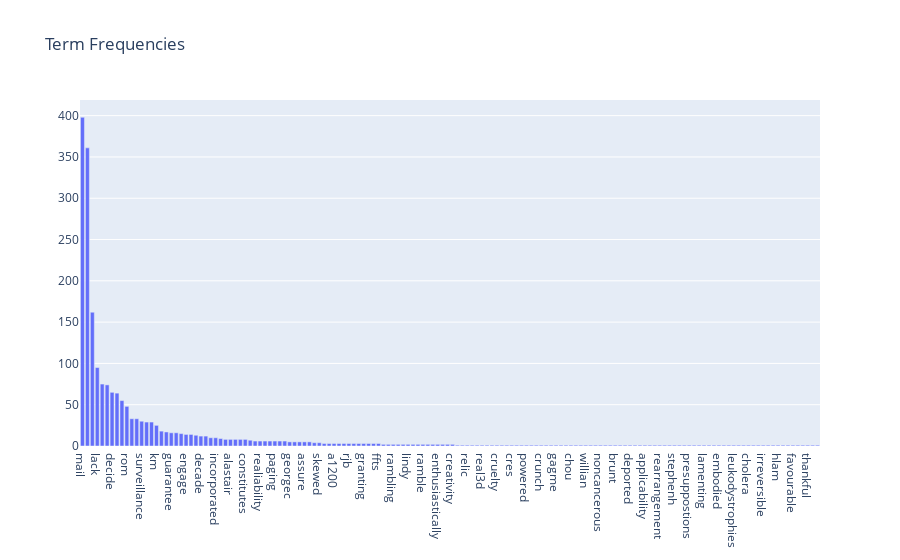

The notebook cell saved with this chart:
### Markdown cell above
<div style='background: #7fffd4'> <h1> >>> Exercise 15 (take home): </h1>
Additionally, you can attempt to sort the terms on the `x-axis` by frequency instead of in alphabetical order. This way the visualization is more meaninfgul and you will be able to observe the so called [long tail](https://en.wikipedia.org/wiki/Long_tail) (get familiar with this term since it will appear a lot in data mining and other statistics courses).
</div>

### Code cell
# make sorted dataframe
tfs_sorted = termfreqsample.sort_values(by='freq', ascending=False)

tfs_sorteddata = [go.Bar(
    x=tfs_sorted.index,
    y=tfs_sorted['freq']
)]

tfs_sortedlayout = go.Layout(xaxis=dict(type='category'), title="Term Frequencies")
tfs_sortedfig = go.Figure(data=tfs_sorteddata, layout=tfs_sortedlayout)
iplot(tfs_sortedfig)

### Figure 1 — Plotly figure (JSON) as saved in the notebook; plotly's stock layout.template omitted (floating-point values rounded to 4 significant figures; data arrays with more than 128 entries replaced by an {"elided": "..."} marker saying what was removed)
{"data": [{"type": "bar", "x": {"elided": "150 str values"}, "y": {"elided": "150 int values"}}], "layout": {"title": {"text": "Term Frequencies"}, "xaxis": {"type": "category"}}}
